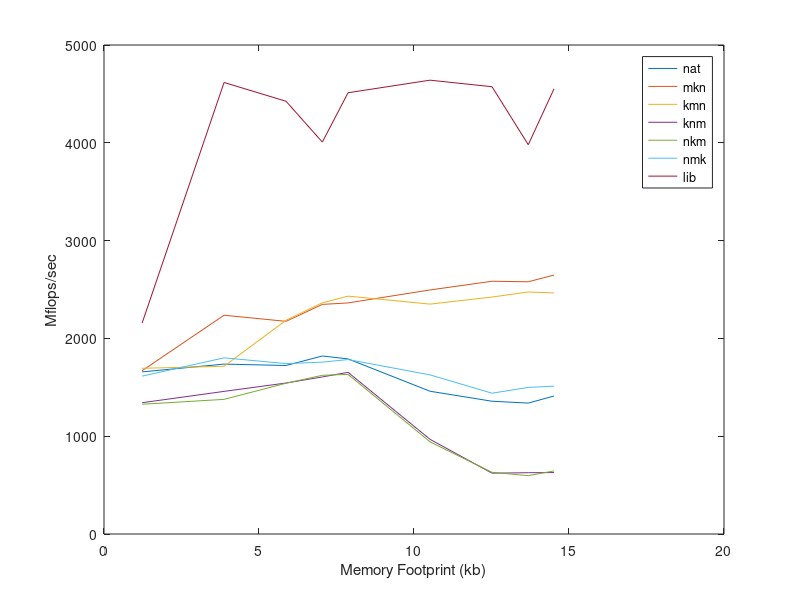

Write the MATLAB code that produced this figure. (Note: this script raises an error after producing the figure.)
%% Plot 1: Permutations 

%x-axis (in kilobytes)
memoryl2 = log2([2.344 14.648 58.594 131.836  234.375 1464.844 5859.375 13183.594 23437.500]);

memoryFP = memoryl2; 

%y-axis variables (in MFLOPS/s)
natMFLOPS = [1657.531 1737.248 1722.938 1820.201 1790.412 1459.729 1357.600 1338.640 1410.984];

mknMFLOPS = [1669.484 2237.021 2174.440 2347.731 2362.906 2495.389 2584.372 2579.091 2647.656];

kmnMFLOPS = [1694.178 1715.251 2185.604 2363.759 2432.226 2350.606 2422.848 2474.717 2464.947];

knmMFLOPS = [1342.414 1458.288 1543.887 1605.928 1653.034  968.252  621.985  626.797  628.236];

nkmMFLOPS = [1326.821 1376.625 1541.638 1622.800 1632.371  942.094  630.812  596.521  645.259];

nmkMFLOPS = [1614.073 1801.236 1742.267 1757.213 1783.677 1626.988 1439.758 1498.896 1511.946];

libMFLOPS = [2156.152 4616.871 4424.696 4007.367 4511.847 4640.353 4573.360 3980.559 4552.058];

%note: add horizontal line of 36,800 as theoretical peak

%Plotting
figure('Position', [100, 0, 1000,1000]);
set(gca,'fontsize',14);
set(gcf, 'Color', 'w');
  hold off;

plot(memoryFP, natMFLOPS, memoryFP, mknMFLOPS, memoryFP, kmnMFLOPS, memoryFP, knmMFLOPS, memoryFP, nkmMFLOPS, memoryFP, nmkMFLOPS, memoryFP, libMFLOPS);
legend('nat', 'mkn', 'kmn', 'knm', 'nkm', 'nmk', 'lib', 'Location', 'NorthEast')
xlabel('Memory Footprint (kb)')
ylabel('Mflops/sec')
vline(log2(  35), 'k', 'L1')
vline(log2( 256), 'k', 'L2')
vline(log2(30700), 'k', 'L3')
%saveas(gcf, 'permutationsPlot.png');  

%% Plot 2: BLK : Performance for best permutation (nmk?) when changing Block Size

%x-axis: block size
blockSize = [10 20 35 50 90 100 110 115 120 300 550 600 700 800 900 1000 1100 1200 1300 1400 1500 2000];
blkMFLOPS = [1736.375 1721.432 1593.550 1720.877 2234.976 2293.927 2320.875 2329.321 2315.167 2282.475  2397.009 2448.727 2470.655 2450.602 2564.082 2692.199 2731.257 2145.386 2243.436 2156.953 2009.851 1999.055];

%Plotting
figure('Position', [100, 0, 1000,1000]);
set(gca,'fontsize',14);
set(gcf, 'Color', 'w');
  hold off;

plot(blockSize, blkMFLOPS);
vline(  35, 'k', 'L1')
vline( 115, 'k', 'L2')
vline(1100, 'k', 'L3')
xlabel('Block Size (# of elements)')
ylabel('Mflops/sec')
%saveas(gcf, 'blockSizePlot.png');  


%% Plot 3: BLK : 

memoryFP2 = log2([2.344 58.594 131.836  234.375 1464.844 5859.375 13183.594 23437.500 ]);

%b10  = []; 
b35  = [1187.995 1585.796 1492.042 1595.711 1506.629 1614.711 1579.804 1602.808];
%b100 = [];
b550 = [1246.331 1840.000 1934.367 1805.673 2122.493 2288.677 1956.010 1918.450];
b700 = [1300.929 1665.948 1991.171 1864.329 2131.478 2262.787 2193.315 2052.646]; 

%Plotting
figure('Position', [100, 0, 1000,1000]);
set(gca,'fontsize',14);
set(gcf, 'Color', 'w');
  hold off;
  
plot(memoryFP2, b35, memoryFP2, b550, memoryFP2, b700);
legend('b35', 'b550', 'b700', 'Location', 'NorthEast')

vline(log2(  35), 'k', 'L1')
vline(log2( 256), 'k', 'L2')
vline(log2(30700), 'k', 'L3')
xlabel('Memory Footprint (log2(kb))')
ylabel('Mflops/sec')
%saveas(gcf, 'blockSizePlot.png'); 
